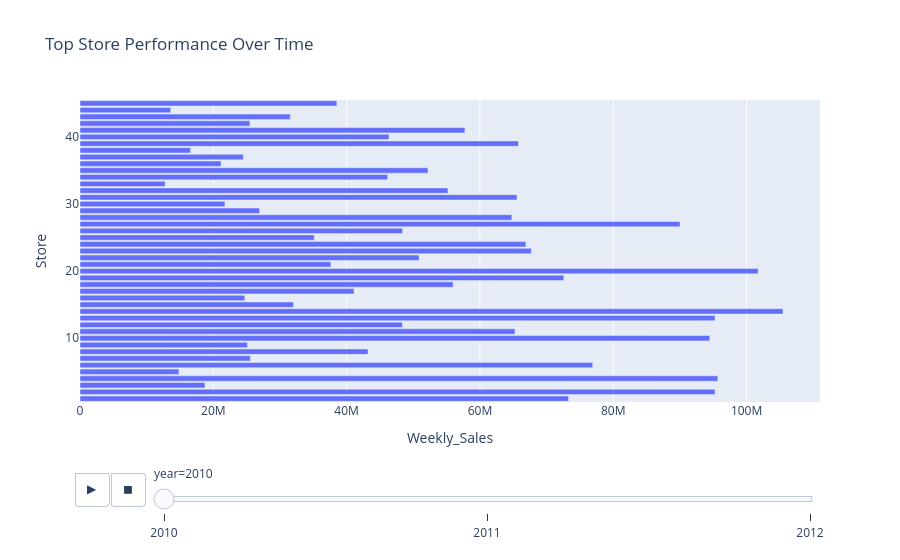

Notebook code for this chart:
### Code cell
top_store = train.groupby(['Store','year'])['Weekly_Sales'].sum().reset_index()

import plotly.express as px

fig = px.bar(
    top_store,
    x='Weekly_Sales',
    y='Store',
    orientation='h',
    animation_frame='year',
    title='Top Store Performance Over Time'
)

fig.show()

### Figure 1 — Plotly figure (JSON) as saved in the notebook; plotly's stock layout.template omitted (floating-point values rounded to 4 significant figures)
{"data": [{"hovertemplate": "year=2010<br>Weekly_Sales=%{x}<br>Store=%{y}<extra></extra>", "legendgroup": "", "marker": {"color": "#636efa", "pattern": {"shape": ""}}, "name": "", "orientation": "h", "showlegend": false, "textposition": "auto", "type": "bar", "x": [73280000.0, 95280000.0, 18750000.0, 95680000.0, 14840000.0, 76910000.0, 25570000.0, 43200000.0, 25130000.0, 94470000.0, 65260000.0, 48370000.0, 95270000.0, 105500000.0, 32020000.0, 24730000.0, 41110000.0, 55980000.0, 72580000.0, 101700000.0, 37630000.0, 50870000.0, 67710000.0, 66890000.0, 35140000.0, 48390000.0, 90010000.0, 64780000.0, 26950000.0, 21740000.0, 65560000.0, 55190000.0, 12770000.0, 46150000.0, 52200000.0, 21150000.0, 24510000.0, 16590000.0, 65780000.0, 46360000.0, 57740000.0, 25500000.0, 31540000.0, 13610000.0, 38540000.0], "xaxis": "x", "y": [1, 2, 3, 4, 5, 6, 7, 8, 9, 10, 11, 12, 13, 14, 15, 16, 17, 18, 19, 20, 21, 22, 23, 24, 25, 26, 27, 28, 29, 30, 31, 32, 33, 34, 35, 36, 37, 38, 39, 40, 41, 42, 43, 44, 45], "yaxis": "y"}], "layout": {"barmode": "relative", "legend": {"tracegroupgap": 0}, "sliders": [{"active": 0, "currentvalue": {"prefix": "year="}, "len": 0.9, "pad": {"b": 10, "t": 60}, "steps": [{"args": [["2010"], {"frame": {"duration": 0, "redraw": true}, "fromcurrent": true, "mode": "immediate", "transition": {"duration": 0, "easing": "linear"}}], "label": "2010", "method": "animate"}, {"args": [["2011"], {"frame": {"duration": 0, "redraw": true}, "fromcurrent": true, "mode": "immediate", "transition": {"duration": 0, "easing": "linear"}}], "label": "2011", "method": "animate"}, {"args": [["2012"], {"frame": {"duration": 0, "redraw": true}, "fromcurrent": true, "mode": "immediate", "transition": {"duration": 0, "easing": "linear"}}], "label": "2012", "method": "animate"}], "x": 0.1, "xanchor": "left", "y": 0, "yanchor": "top"}], "title": {"text": "Top Store Performance Over Time"}, "updatemenus": [{"buttons": [{"args": [null, {"frame": {"duration": 500, "redraw": true}, "fromcurrent": true, "mode": "immediate", "transition": {"duration": 500, "easing": "linear"}}], "label": "&#9654;", "method": "animate"}, {"args": [[null], {"frame": {"duration": 0, "redraw": true}, "fromcurrent": true, "mode": "immediate", "transition": {"duration": 0, "easing": "linear"}}], "label": "&#9724;", "method": "animate"}], "direction": "left", "pad": {"r": 10, "t": 70}, "showactive": false, "type": "buttons", "x": 0.1, "xanchor": "right", "y": 0, "yanchor": "top"}], "xaxis": {"anchor": "y", "domain": [0, 1], "title": {"text": "Weekly_Sales"}}, "yaxis": {"anchor": "x", "domain": [0, 1], "title": {"text": "Store"}}}}
